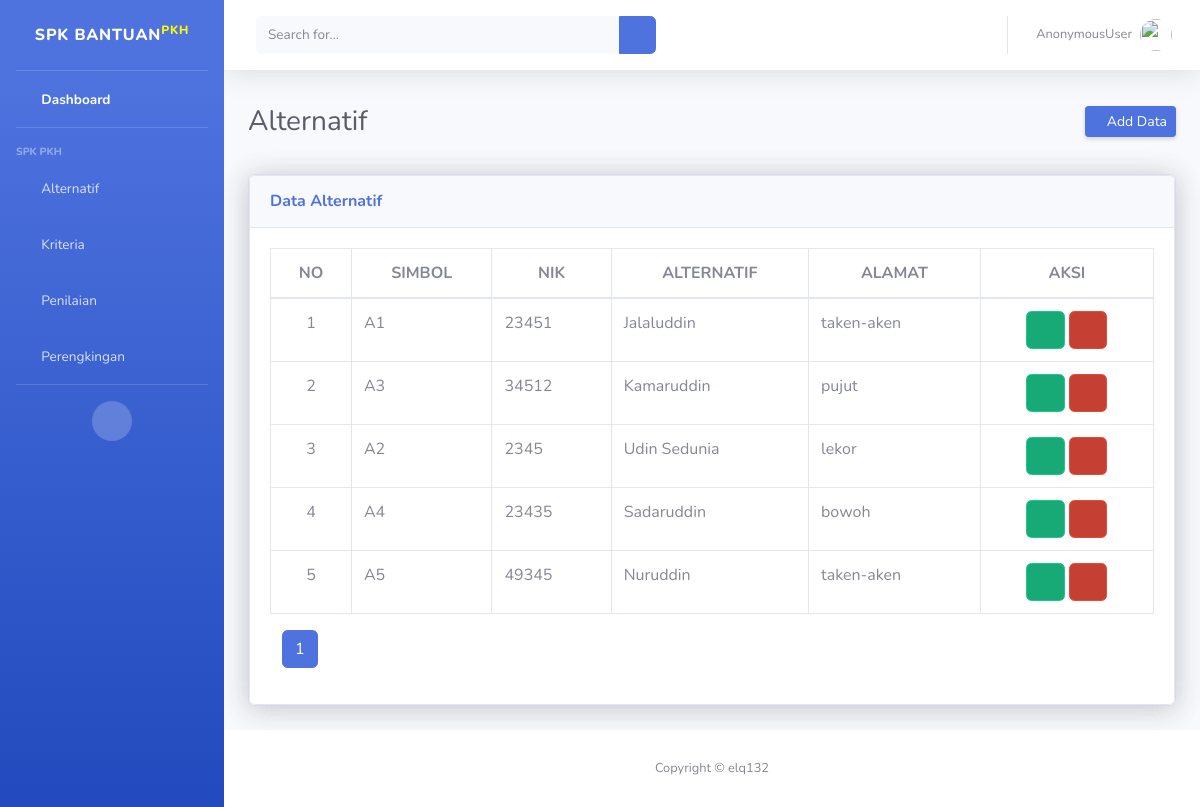
Screenshot of /dashboard/alternatif/ with the database file from the repository.
### SPK/models.py (models this page shows, shortened)
class Alternatif(models.Model):
    simbol          = models.CharField(max_length=50, unique=True)
    nik             = models.IntegerField()
    nama_alternatif = models.CharField(max_length=50, unique=True)
    alamat          = models.TextField()

### SPK/views.py (the view)
# urls.py: path('alternatif/', views.alternatif_list, name='alternatif'),
def alternatif_list(request):
    alternatif = Alternatif.objects.all().order_by('-id')
    cari = request.GET.get('cari')
    if cari:
        page=Alternatif.objects.filter(Q(simbol__icontains=cari) |Q(nama_alternatif__icontains=cari))
    else:
        page = Alternatif.objects.all()
    halaman = Paginator(page,5)
    page_list = request.GET.get('page')
    page = halaman.get_page(page_list)
    context = {
        'datas': alternatif,
        'page_obj': page,
    }
    return render(request, 'alternatif.html', context)

### templates/alternatif.html (shortened to what this page needs)
{%load static%}
<!DOCTYPE html>
<html lang="en">
<head>
    <link href="{%static 'vendor/fontawesome-free/css/all.min.css'%}" rel="stylesheet" type="text/css">
    <link href="{%static 'css/sb-admin-2.min.css'%}" rel="stylesheet">
</head>
<body id="page-top">
    <div id="wrapper">
        <ul class="navbar-nav bg-gradient-primary sidebar sidebar-dark accordion" id="accordionSidebar">
            <a class="sidebar-brand d-flex align-items-center justify-content-center" href="{%url 'index'%}">
                <div class="sidebar-brand-text mx-3">SPK Bantuan<sup style="color: rgb(255, 251, 0);">PKH</sup></div>
            </a>
            <hr class="sidebar-divider my-0">
            <li class="nav-item active">
                <a class="nav-link" href="{%url 'index'%}">
                    <i class="fas fa-fw fa-tachometer-alt"></i>
                    <span>Dashboard</span></a>
            </li>
            <hr class="sidebar-divider">
            <div class="sidebar-heading">
                SPK PKH
            </div>
            <li class="nav-item">
                <a class="nav-link" href="{%url 'data:alternatif'%}">
                    <i class="fas fa-fw fa-chart-area"></i>
                    <span>Alternatif</span></a>
            </li>
            <li class="nav-item">
                <a class="nav-link collapsed" href="#" data-toggle="collapse" data-target="#collapseTwo"
                    aria-expanded="true" aria-controls="collapseTwo">
                    <i class="fas fa-fw fa-cog"></i>
                    <span>Kriteria</span>
                </a>
            </li>
            <li class="nav-item">
                <a class="nav-link" href="{%url 'data:penilaian'%}">
                    <i class="fas fa-fw fa-table"></i>
                    <span>Penilaian</span></a>
            </li>
            <li class="nav-item">
                <a class="nav-link" href="{%url 'data:perengkingan'%}">
                    <i class="fas fa-fw fa-folder"></i>
                    <span>Perengkingan</span></a>
            </li>
            <hr class="sidebar-divider d-none d-md-block">
            <div class="text-center d-none d-md-inline">
                <button class="rounded-circle border-0" id="sidebarToggle"></button>
            </div>
        </ul>
        <div id="content-wrapper" class="d-flex flex-column">
            <div id="content">
                <nav class="navbar navbar-expand navbar-light bg-white topbar mb-4 static-top shadow">
                    <form
                        class="d-none d-sm-inline-block form-inline mr-auto ml-md-3 my-2 my-md-0 mw-100 navbar-search">
                        <div class="input-group">
                            <input type="text" name="cari" class="form-control bg-light border-0 small" placeholder="Search for..."
                                aria-label="Search" aria-describedby="basic-addon2">
                            <div class="input-group-append">
                                <button class="btn btn-primary" type="submit">
                                    <i class="fas fa-search fa-sm"></i>
                                </button>
                            </div>
                        </div>
                    </form>
                    <ul class="navbar-nav ml-auto">
                        <li class="nav-item dropdown no-arrow">
                            <a class="nav-link dropdown-toggle" href="#" id="userDropdown" role="button"
                                data-toggle="dropdown" aria-haspopup="true" aria-expanded="false">
                                <span class="mr-2 d-none d-lg-inline text-gray-600 small">{{user}}</span>
                                <img class="img-profile rounded-circle"
                                    src="{%static 'img/profile.png'%}">
                            </a>
                        </li>
                    </ul>
                </nav>
                <div class="container-fluid">
                    <div class="d-sm-flex align-items-center justify-content-between mb-4">
                        <h1 class="h3 mb-0 text-gray-800">Alternatif<h1>
                            <a href="{%url 'data:inalternatif'%}" class="d-none d-sm-inline-block btn btn-sm btn-primary shadow-sm"><i
                                class="fas fa-plus fa-sm text-white-50"></i>  Add Data</a>
                    </div>
                    <div class="row">
                        <div class="col-xl-12 col-lg-9">
                            <div class="card shadow mb-4">
                                <div class="card shadow">
                                    <div class="card-header py-3">
                                        <h6 class="m-0 font-weight-bold text-primary">Data Alternatif</h6>
                                    </div>
                                    <div class="card-body table-responsive">
                                            <table class="table table-bordered" id="dataTable" width="100%" cellspacing="0">
                                                <thead class="text-center">
                                                    <tr>
                                                        <th>NO</th>
                                                        <th>SIMBOL</th>
                                                        <th>NIK</th>
                                                        <th>ALTERNATIF</th>
                                                        <th>ALAMAT</th>
                                                        <th>AKSI</th>
                                                    </tr>
                                                </thead>
                                                <tbody>
                                                    {%for data in page_obj.object_list%}
                                                    <tr>
                                                        <td class="text-center">{{forloop.counter}}</td>
                                                        <td>{{data.simbol}}</td>
                                                        <td>{{data.nik}}</td>
                                                        <td>{{data.nama_alternatif}}</td>
                                                        <td>{{data.alamat}}</td>
                                                        <td class="text-center">
                                                            <a href="{%url 'data:upalternatif' id=data.id%}" class="btn btn-success btn-icon-split">
                                                                <span class="icon text-white-25">
                                                                    <i class="fas fa-edit"></i>
                                                                </span>
                                                            </a>
                                                            <a href="{%url 'data:delalternatif' id=data.id%}" class="btn btn-danger btn-icon-split" type="button" onclick="return confirm('yakin ingin menghapus data?')">
                                                                <span class="icon text-white-25">
                                                                    <i class="fas fa-trash"></i>
                                                                </span>
                                                            </a>
                                                        </td>
                                                    </tr>
                                                    {%endfor%}
                                                </tbody>
                                            </table>
                                            <div class="col-sm-12 col-md-7">
                                                <div class="dataTables_paginate paging_simple_numbers" id="dataTable_paginate">
                                                    <ul class="pagination">
                                                        {%for num_pages in page_obj.paginator.page_range%}
                                                        {%if page_obj.number == num_pages %}
                                                        <li class="paginate_button page-item active"><a href="{%url 'data:alternatif'%}?page={{num_pages}}" aria-controls="dataTable" data-dt-idx="1" tabindex="0" class="page-link">{{num_pages}}</a></li>
                                                        {%else%}
                                                        <li class="paginate_button page-item "><a href="{%url 'data:alternatif'%}?page={{num_pages}}" aria-controls="dataTable" data-dt-idx="2" tabindex="0" class="page-link">{{num_pages}}</a></li>
                                                        {%endif%}
                                                        {%endfor%}
                                                    </ul>
                                                </div>
                                            </div>
                                    </div>
                                </div>
                            </div>
                        </div>
                    </div>
                </div>
            </div>
            <footer class="sticky-footer bg-white">
                <div class="container my-auto">
                    <div class="copyright text-center my-auto">
                        <span>Copyright &copy; elq132</span>
                    </div>
                </div>
            </footer>
        </div>
    </div>
</body>
</html>

### rows the page displays
Alternatif: simbol "A1", nik "23451", nama_alternatif "Jalaluddin", alamat "taken-aken"
Alternatif: simbol "A3", nik "34512", nama_alternatif "Kamaruddin", alamat "pujut"
Alternatif: simbol "A2", nik "2345", nama_alternatif "Udin Sedunia", alamat "lekor"
Alternatif: simbol "A4", nik "23435", nama_alternatif "Sadaruddin", alamat "bowoh"
Alternatif: simbol "A5", nik "49345", nama_alternatif "Nuruddin", alamat "taken-aken"

### other values shown
{{ user }} "AnonymousUser"
{{ num_pages }} "1"
